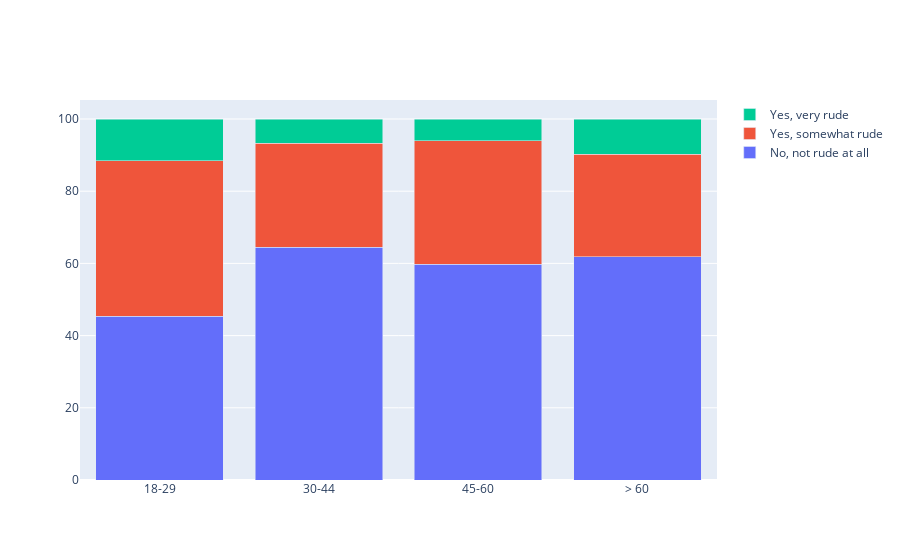

Notebook code cell kept with this figure:
### Markdown cell above
### Interactive data visualization to drill down

### Code cell
# Load plotly
import plotly.graph_objects as go

# Initiate data list for figure
plotly_data = []

# Use a for loop on every column to create bar data
for x in age_by_recline_perc.columns:
   plotly_data.append(
       go.Bar(name=str(x), 
              x=age_by_recline_perc.index, 
              y=age_by_recline_perc[x]))

# Create visualization and stack the bars on top of each other
figure = go.Figure(plotly_data)
figure.update_layout(barmode = 'stack')

### Figure 1 — Plotly figure (JSON) as saved in the notebook; plotly's stock layout.template omitted (floating-point values rounded to 4 significant figures)
{"data": [{"name": "No, not rude at all", "type": "bar", "x": ["18-29", "30-44", "45-60", "> 60"], "y": [45.35, 64.41, 59.83, 61.86]}, {"name": "Yes, somewhat rude", "type": "bar", "x": ["18-29", "30-44", "45-60", "> 60"], "y": [43.02, 28.83, 34.19, 28.37]}, {"name": "Yes, very rude", "type": "bar", "x": ["18-29", "30-44", "45-60", "> 60"], "y": [11.63, 6.757, 5.983, 9.767]}], "layout": {"barmode": "stack"}}
